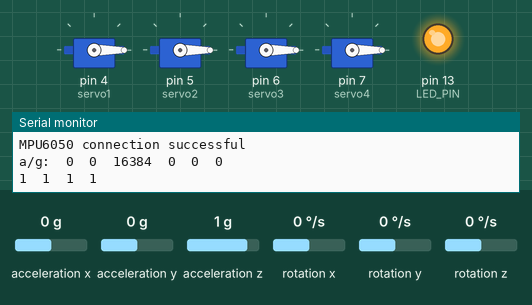
Simulated run of this sketch. Board: Arduino Uno, built with avr-gcc and run on an emulated ATmega328P. Shown: 4 × servo, output pins drawn as LEDs (lit = HIGH), the last lines printed to the serial monitor. The inputs (shaded band) are chosen by the test bench; at power-on: acceleration x 0 g, acceleration y 0 g, acceleration z 1 g, rotation x 0 °/s, rotation y 0 °/s, rotation z 0 °/s. No radio packets arrive unless stated.

Above: at 10.1 s.
At 10.4 s:
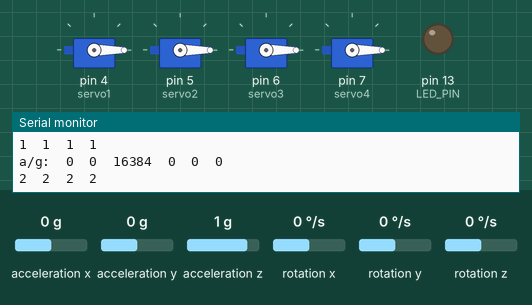
Timing chart, 0 to 13.0 s (numbered marks = the images above):
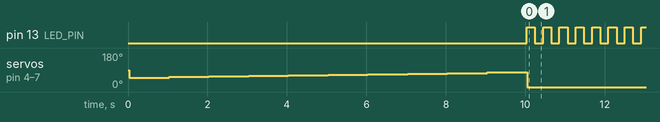

Measured:
- by itself, pin 13 (LED_PIN): alternates HIGH for 0.21 s and LOW for 0.21 s
- by itself, servo on pin 4 (servo1), servo on pin 5 (servo2), servo on pin 6 (servo3), servo on pin 7 (servo4): 90° → 50° at 0.03 s, → 53° 1.0 s later, → 56° 1.0 s later, → 59° 1.0 s later, … (11 changes in this stretch)

The sketch:

dronecodethatworks.ino
```cpp
#include "I2Cdev.h"
#include "MPU6050.h"

#if I2CDEV_IMPLEMENTATION == I2CDEV_ARDUINO_WIRE
  #include "Wire.h"
#endif

#include <Servo.h>
#include <SPI.h>
#include <nRF24L01.h>
#include <RF24.h>

RF24 radio(9, 10); // CNS, CE
const byte address[6] = "00001";

MPU6050 accelgyro;
int16_t ax, ay, az;
int axa, aya, aza;
int16_t gx, gy, gz;
#define OUTPUT_READABLE_ACCELGYRO
#define LED_PIN 13
bool blinkState = false;

Servo servo1;
Servo servo2;
Servo servo3;
Servo servo4;

int pos = 0;
int offa, offb, offc, offd;
int i = 0;

 #define rfReceivePin A0  //RF Receiver pin = Analog pin 0
 #define ledPin 13        //Onboard LED = digital pin 13

 unsigned int data = 0;   // variable used to store received data
 const unsigned int upperThreshold = 0;  //upper threshold value
 const unsigned int lowerThreshold = 0;  //lower threshold value

 void setup(){
  // join I2C bus (I2Cdev library doesn't do this automatically)
  #if I2CDEV_IMPLEMENTATION == I2CDEV_ARDUINO_WIRE
    Wire.begin();
  #elif I2CDEV_IMPLEMENTATION == I2CDEV_BUILTIN_FASTWIRE
    Fastwire::setup(400, true);
  #endif

  // initialize serial communication
  // (38400 chosen because it works as well at 8MHz as it does at 16MHz, but
  // it's really up to you depending on your project)
  Serial.begin(9600);

  // initialize device
  Serial.println("Initializing I2C devices...");
  accelgyro.initialize();

  // verify connection
  Serial.println("Testing device connections...");
  Serial.println(accelgyro.testConnection() ? "MPU6050 connection successful" : "MPU6050 connection failed");
  pinMode(LED_PIN, OUTPUT);
  servo1.attach(4);
  servo2.attach(5);
  servo3.attach(6);
  servo4.attach(7);
  pos = 26;
  pinMode(ledPin, OUTPUT);

  radio.begin();
  radio.openReadingPipe(0, address);
  radio.setPALevel(RF24_PA_LOW);
  radio.startListening();

    char text[32] = "";
    radio.read(&text, sizeof(text));
    //Check first for radio signal
    //!strcmp(text, "Hello World")
    if(2){
      //Print received signal and then start rotors - rotors will speed up a little
      Serial.println(text);
       for(pos=50;pos<80;pos += 3){
          servo1.write(pos);
          servo2.write(pos);
          servo3.write(pos);
          servo4.write(pos);
          delay(1000);
          radio.read(&text, sizeof(text));

          Serial.println(text);


       }

       // Reset all offsets and speeds ready to begin RC
       pos = 38;
       axa = 2900;
       aya = 240;
       aza = 23000;
       offa = 0;
       offb = 0;
       offc = 0;
       offd = 0;

       //slow down motors
      servo1.write(pos);
      servo2.write(pos);
      servo3.write(pos);
      servo4.write(pos);
    } else{
//      Serial.println(text);
    }
 }

 void loop(){
    // blink LED to indicate activity
    blinkState = !blinkState;
    digitalWrite(LED_PIN, blinkState);
    //radio.available()
  if (2) {

    char text[32] = "";
    radio.read(&text, sizeof(text));
      Serial.println(text);
      String str(text);
      int remoteSpeed = str.toInt();
      remoteSpeed = remoteSpeed/6;
//    radio.read(&text, sizeof(text));

    // read raw accel/gyro measurements from device
    accelgyro.getMotion6(&ax, &ay, &az, &gx, &gy, &gz);

    // Use data to balance/move drone
    feedbackCheckAccelGyro();

    // Print data
    printAccelGyro();

//    if(strcmp(text, "Hello world" == 1)){
//      Serial.println(text);

      Serial.print(offa); Serial.print("\t");
      Serial.print(offb); Serial.print("\t");
      Serial.print(offc); Serial.print("\t");
      Serial.print(offd); Serial.print("\t");

//      Serial.println("this butt");

//      servo1.write(pos + offa);
//      servo2.write(pos + offb);
//      servo3.write(pos + offc);
//      servo4.write(pos + offd);

      servo1.write(remoteSpeed);
      servo2.write(remoteSpeed);
      servo3.write(remoteSpeed);
      servo4.write(remoteSpeed);
      delay(200);

//    } else{
//      Serial.println(text);
//    }
  } else{
    Serial.println("No radio");
      delay(500);
  }


//       for(pos=26;pos<80;pos += 3){
//         servo1.write(pos);
//         servo2.write(pos);
//         servo3.write(pos);
//         servo4.write(pos);
//         delay(1000);
//       }


 }

 void feedbackCheckAccelGyro(){
  if(az < aza - 500){
    offa ++;
    offb ++;
    offc ++;
    offd ++;
  } else if(ax > aza + 500){
    offa --;
    offb --;
    offc --;
    offd --;
  }

//  if(ay < aya - 500){
//    offa ++;
//    offb ++;
//    offc --;
//    offd --;
//  } else if(ay > aya + 500){
//    offa --;
//    offb --;
//    offc ++;
//    offd ++;
//  }
//
//  if(ax < axa - 500){
//    offa ++;
//    offb --;
//    offc ++;
//    offd --;
//  } else if(ax > axa + 500){
//    offa --;
//    offb ++;
//    offc --;
//    offd ++;
//  }
 }

 void printAccelGyro(){
  #ifdef OUTPUT_READABLE_ACCELGYRO
      // display tab-separated accel/gyro x/y/z values
      Serial.print("a/g:\t");
      Serial.print(ax); Serial.print("\t");
      Serial.print(ay); Serial.print("\t");
      Serial.print(az); Serial.print("\t");
      Serial.print(gx); Serial.print("\t");
      Serial.print(gy); Serial.print("\t");
      Serial.println(gz);
  #endif

  #ifdef OUTPUT_BINARY_ACCELGYRO
      Serial.write((uint8_t)(ax >> 8)); Serial.write((uint8_t)(ax & 0xFF));
      Serial.write((uint8_t)(ay >> 8)); Serial.write((uint8_t)(ay & 0xFF));
      Serial.write((uint8_t)(az >> 8)); Serial.write((uint8_t)(az & 0xFF));
      Serial.write((uint8_t)(gx >> 8)); Serial.write((uint8_t)(gx & 0xFF));
      Serial.write((uint8_t)(gy >> 8)); Serial.write((uint8_t)(gy & 0xFF));
      Serial.write((uint8_t)(gz >> 8)); Serial.write((uint8_t)(gz & 0xFF));
  #endif
 }
```
